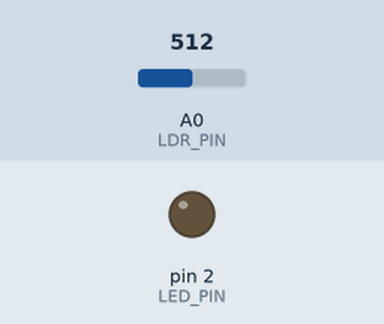
Recording of a sketch running on a simulated Arduino Uno, built with avr-gcc and run on an emulated ATmega328P. Shown: output pins drawn as LEDs (lit = HIGH). Inputs (shaded band) come from the test bench; at power-on: A0 (LDR_PIN) = 512.

Above: at 1.3 s.
1.4 s: A0 (LDR_PIN) set to 485
At 2.5 s:
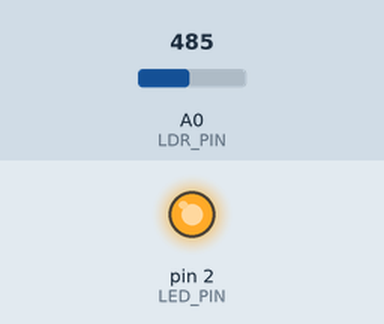
3.0 s: A0 (LDR_PIN) set to 510
At 3.6 s:
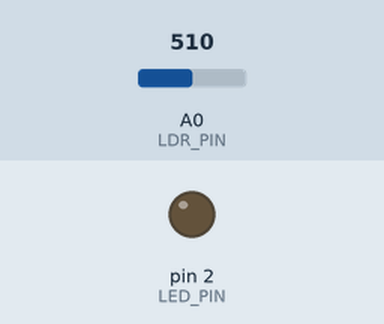
4.5 s: A0 (LDR_PIN) set to 490
At 4.8 s:
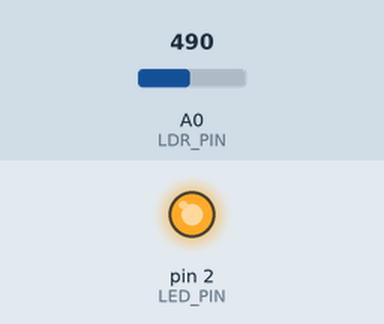
Timing chart, 0 to 7.5 s (numbered marks = the images above; inputs shaded):
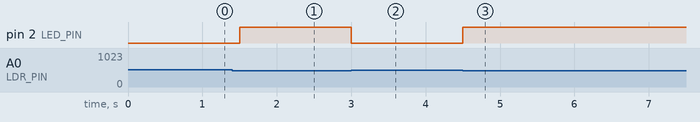

Measured:
- the behaviour switches between 500 and 499 on A0 (LDR_PIN) (found by bisection; images 0 and 1)
- after the input at 1.4 s, pin 2 (LED_PIN): LOW → HIGH after 0.10 s
- after the input at 3.0 s, pin 2 (LED_PIN): HIGH → LOW at once
- after the input at 4.5 s, pin 2 (LED_PIN): LOW → HIGH at once

The sketch:

Auto_street_light_usingLDR_sensor.ino
```cpp
#define LDR_PIN A0
#define LED_PIN 2

void setup(){
  pinMode(LED_PIN,OUTPUT);
  Serial.begin(9600);
}
void loop(){
  int lightvalue =analogRead(LDR_PIN);
  Serial.begin(lightvalue);
  if(lightvalue<500){
    digitalWrite(LED_PIN,HIGH);
  }else{
    digitalWrite(LED_PIN,LOW);
  }
  delay(500);
}
```
